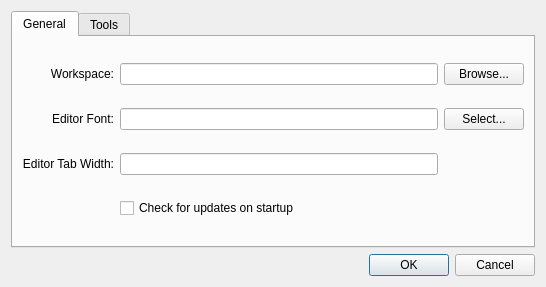
<ui version="4.0" >
 <class>Preferences</class>
 <widget class="QDialog" name="Preferences" >
  <property name="geometry" >
   <rect>
    <x>0</x>
    <y>0</y>
    <width>546</width>
    <height>287</height>
   </rect>
  </property>
  <property name="windowTitle" >
   <string>Preferences</string>
  </property>
  <layout class="QGridLayout" >
   <item row="0" column="0" >
    <widget class="QTabWidget" name="tabWidget" >
     <property name="currentIndex" >
      <number>0</number>
     </property>
     <widget class="QWidget" name="generalTab" >
      <attribute name="title" >
       <string>General</string>
      </attribute>
      <layout class="QGridLayout" >
       <item row="0" column="0" >
        <widget class="QLabel" name="label" >
         <property name="toolTip" >
          <string>The directory in which your mcbuilder projects are stored.</string>
         </property>
         <property name="text" >
          <string>Workspace:</string>
         </property>
         <property name="alignment" >
          <set>Qt::AlignRight|Qt::AlignTrailing|Qt::AlignVCenter</set>
         </property>
         <property name="buddy" >
          <cstring>workspaceEdit</cstring>
         </property>
        </widget>
       </item>
       <item row="0" column="1" >
        <layout class="QGridLayout" >
         <item row="0" column="0" >
          <widget class="QLineEdit" name="workspaceEdit" />
         </item>
        </layout>
       </item>
       <item row="0" column="2" >
        <widget class="QPushButton" name="browseWorkspaceButton" >
         <property name="text" >
          <string>Browse...</string>
         </property>
        </widget>
       </item>
       <item row="1" column="0" >
        <widget class="QLabel" name="label_7" >
         <property name="text" >
          <string>Editor Font:</string>
         </property>
         <property name="alignment" >
          <set>Qt::AlignRight|Qt::AlignTrailing|Qt::AlignVCenter</set>
         </property>
         <property name="buddy" >
          <cstring>fontBox</cstring>
         </property>
        </widget>
       </item>
       <item row="1" column="1" >
        <widget class="QLineEdit" name="fontBox" >
         <property name="readOnly" >
          <bool>true</bool>
         </property>
        </widget>
       </item>
       <item row="1" column="2" >
        <widget class="QPushButton" name="fontButton" >
         <property name="text" >
          <string>Select...</string>
         </property>
        </widget>
       </item>
       <item row="2" column="0" >
        <widget class="QLabel" name="label_3" >
         <property name="toolTip" >
          <string/>
         </property>
         <property name="text" >
          <string>Editor Tab Width:</string>
         </property>
         <property name="alignment" >
          <set>Qt::AlignRight|Qt::AlignTrailing|Qt::AlignVCenter</set>
         </property>
         <property name="buddy" >
          <cstring>tabWidth</cstring>
         </property>
        </widget>
       </item>
       <item row="2" column="1" >
        <widget class="QLineEdit" name="tabWidth" />
       </item>
       <item row="3" column="1" colspan="2" >
        <widget class="QCheckBox" name="updaterBox" >
         <property name="text" >
          <string>Check for updates on startup</string>
         </property>
        </widget>
       </item>
      </layout>
     </widget>
     <widget class="QWidget" name="toolsTab" >
      <attribute name="title" >
       <string>Tools</string>
      </attribute>
      <layout class="QVBoxLayout" >
       <item>
        <layout class="QGridLayout" >
         <item row="0" column="0" colspan="2" >
          <widget class="QLabel" name="label_6" >
           <property name="text" >
            <string>Only change these if you want to use tools not provided by mcbuilder.
Leave blank to use your system versions.</string>
           </property>
           <property name="alignment" >
            <set>Qt::AlignCenter</set>
           </property>
           <property name="wordWrap" >
            <bool>true</bool>
           </property>
          </widget>
         </item>
         <item row="2" column="0" >
          <widget class="QLabel" name="label_2" >
           <property name="toolTip" >
            <string>The path to the 'make' utility on your machine.</string>
           </property>
           <property name="text" >
            <string>Path to make:</string>
           </property>
           <property name="alignment" >
            <set>Qt::AlignRight|Qt::AlignTrailing|Qt::AlignVCenter</set>
           </property>
           <property name="buddy" >
            <cstring>makePathEdit</cstring>
           </property>
          </widget>
         </item>
         <item row="2" column="1" >
          <widget class="QLineEdit" name="makePathEdit" />
         </item>
         <item row="3" column="0" >
          <widget class="QLabel" name="label_4" >
           <property name="toolTip" >
            <string>The path to the arm-elf tools on your machine</string>
           </property>
           <property name="text" >
            <string>Path to arm-elf tools:</string>
           </property>
           <property name="alignment" >
            <set>Qt::AlignRight|Qt::AlignTrailing|Qt::AlignVCenter</set>
           </property>
           <property name="buddy" >
            <cstring>toolsPathEdit</cstring>
           </property>
          </widget>
         </item>
         <item row="3" column="1" >
          <widget class="QLineEdit" name="toolsPathEdit" />
         </item>
         <item row="4" column="0" >
          <widget class="QLabel" name="label_5" >
           <property name="toolTip" >
            <string>Path to the sam7 uploader on your machine.</string>
           </property>
           <property name="text" >
            <string>Path to sam7:</string>
           </property>
           <property name="alignment" >
            <set>Qt::AlignRight|Qt::AlignTrailing|Qt::AlignVCenter</set>
           </property>
           <property name="buddy" >
            <cstring>sam7PathEdit</cstring>
           </property>
          </widget>
         </item>
         <item row="4" column="1" >
          <widget class="QLineEdit" name="sam7PathEdit" />
         </item>
         <item row="1" column="0" >
          <spacer>
           <property name="orientation" >
            <enum>Qt::Vertical</enum>
           </property>
           <property name="sizeType" >
            <enum>QSizePolicy::MinimumExpanding</enum>
           </property>
           <property name="sizeHint" stdset="0" >
            <size>
             <width>20</width>
             <height>15</height>
            </size>
           </property>
          </spacer>
         </item>
         <item row="2" column="2" >
          <widget class="QPushButton" name="makePathButton" >
           <property name="text" >
            <string>Browse...</string>
           </property>
          </widget>
         </item>
         <item row="3" column="2" >
          <widget class="QPushButton" name="armelfPathButton" >
           <property name="text" >
            <string>Browse...</string>
           </property>
          </widget>
         </item>
         <item row="4" column="2" >
          <widget class="QPushButton" name="sam7PathButton" >
           <property name="text" >
            <string>Browse...</string>
           </property>
          </widget>
         </item>
        </layout>
       </item>
       <item>
        <spacer>
         <property name="orientation" >
          <enum>Qt::Vertical</enum>
         </property>
         <property name="sizeHint" stdset="0" >
          <size>
           <width>478</width>
           <height>16</height>
          </size>
         </property>
        </spacer>
       </item>
      </layout>
     </widget>
    </widget>
   </item>
   <item row="1" column="0" >
    <widget class="QDialogButtonBox" name="buttonBox" >
     <property name="orientation" >
      <enum>Qt::Horizontal</enum>
     </property>
     <property name="standardButtons" >
      <set>QDialogButtonBox::Cancel|QDialogButtonBox::Ok</set>
     </property>
    </widget>
   </item>
  </layout>
 </widget>
 <tabstops>
  <tabstop>workspaceEdit</tabstop>
  <tabstop>browseWorkspaceButton</tabstop>
  <tabstop>fontBox</tabstop>
  <tabstop>fontButton</tabstop>
  <tabstop>tabWidth</tabstop>
  <tabstop>updaterBox</tabstop>
  <tabstop>makePathEdit</tabstop>
  <tabstop>toolsPathEdit</tabstop>
  <tabstop>sam7PathEdit</tabstop>
  <tabstop>buttonBox</tabstop>
  <tabstop>tabWidget</tabstop>
 </tabstops>
 <resources/>
 <connections>
  <connection>
   <sender>buttonBox</sender>
   <signal>accepted()</signal>
   <receiver>Preferences</receiver>
   <slot>accept()</slot>
   <hints>
    <hint type="sourcelabel" >
     <x>224</x>
     <y>304</y>
    </hint>
    <hint type="destinationlabel" >
     <x>157</x>
     <y>274</y>
    </hint>
   </hints>
  </connection>
  <connection>
   <sender>buttonBox</sender>
   <signal>rejected()</signal>
   <receiver>Preferences</receiver>
   <slot>reject()</slot>
   <hints>
    <hint type="sourcelabel" >
     <x>298</x>
     <y>307</y>
    </hint>
    <hint type="destinationlabel" >
     <x>286</x>
     <y>274</y>
    </hint>
   </hints>
  </connection>
 </connections>
</ui>
